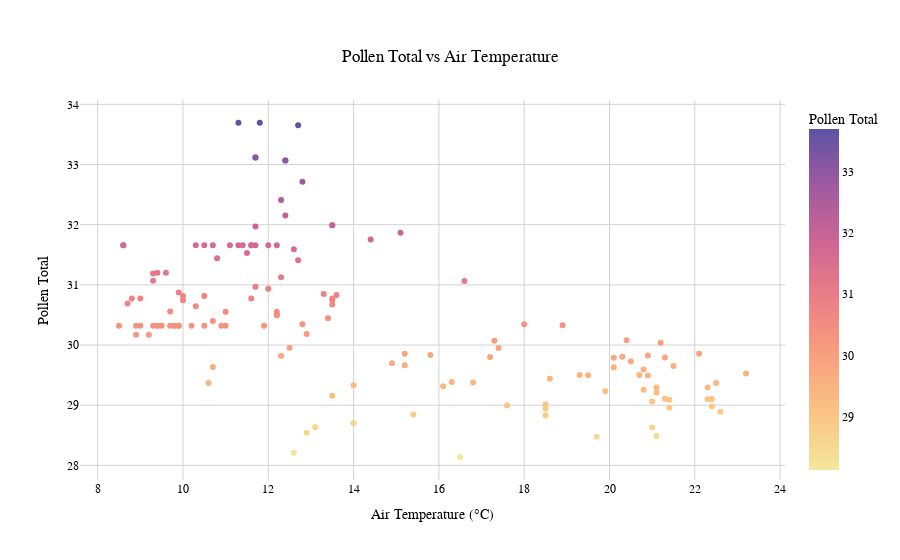

Notebook cell for this chart:
### Code cell
fig = px.scatter(df, x='air_temp', y='pollen_total', color='pollen_total',
                 title='Pollen Total vs Air Temperature',
                 labels={'air_temp': 'Air Temperature (°C)', 'pollen_total': 'Pollen Total'},
                 color_continuous_scale='Sunset')

# 自定义悬停信息
fig.update_traces(
    hovertemplate='<b>Time:</b> %{customdata}<br>' +
                  '<b>Air Temperature:</b> %{x:.1f}<br>' +
                  '<b>Pollen Total:</b> %{y:.2f}<extra></extra>',
    customdata=df.index.strftime('%Y-%m-%d %H:%M:%S')
)

# 更新布局
fig.update_layout(
    plot_bgcolor='white',
    paper_bgcolor='white',
    xaxis=dict(showgrid=True, gridcolor='LightGray'),
    yaxis=dict(showgrid=True, gridcolor='LightGray'),
    font=dict(family="Arial, sans-serif", size=12, color="black"),
    title=dict(text='Pollen Total vs Air Temperature', x=0.5, xanchor='center', yanchor='top'),
    coloraxis_colorbar=dict(title='Pollen Total')
)

fig.show()

### Figure 1 — Plotly figure (JSON) as saved in the notebook; plotly's stock layout.template omitted (floating-point values rounded to 4 significant figures; data arrays with more than 128 entries replaced by an {"elided": "..."} marker saying what was removed)
{"data": [{"customdata": {"elided": "144 str values"}, "hovertemplate": "<b>Time:</b> %{customdata}<br><b>Air Temperature:</b> %{x:.1f}<br><b>Pollen Total:</b> %{y:.2f}<extra></extra>", "legendgroup": "", "marker": {"color": {"elided": "144 float values"}, "coloraxis": "coloraxis", "symbol": "circle"}, "mode": "markers", "name": "", "orientation": "v", "showlegend": false, "type": "scatter", "x": {"elided": "144 float values"}, "xaxis": "x", "y": {"elided": "144 float values"}, "yaxis": "y"}], "layout": {"coloraxis": {"colorbar": {"title": {"text": "Pollen Total"}}, "colorscale": [[0, "rgb(243, 231, 155)"], [0.1667, "rgb(250, 196, 132)"], [0.3333, "rgb(248, 160, 126)"], [0.5, "rgb(235, 127, 134)"], [0.6667, "rgb(206, 102, 147)"], [0.8333, "rgb(160, 89, 160)"], [1, "rgb(92, 83, 165)"]]}, "font": {"color": "black", "family": "Arial, sans-serif", "size": 12}, "legend": {"tracegroupgap": 0}, "paper_bgcolor": "white", "plot_bgcolor": "white", "title": {"text": "Pollen Total vs Air Temperature", "x": 0.5, "xanchor": "center", "yanchor": "top"}, "xaxis": {"anchor": "y", "domain": [0, 1], "gridcolor": "LightGray", "showgrid": true, "title": {"text": "Air Temperature (°C)"}}, "yaxis": {"anchor": "x", "domain": [0, 1], "gridcolor": "LightGray", "showgrid": true, "title": {"text": "Pollen Total"}}}}
